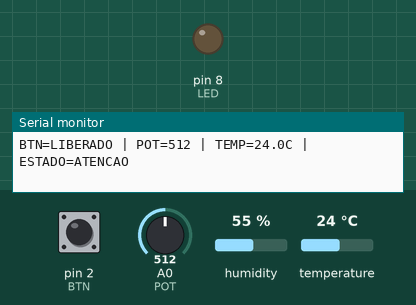
Simulated run of this sketch. Board: Arduino Uno, built with avr-gcc and run on an emulated ATmega328P. On the bench: output pins drawn as LEDs (lit = HIGH), the last lines printed to the serial monitor. The inputs (shaded band) are chosen by the test bench; at power-on: pin 2 (BTN) HIGH, temperature 24 °C, A0 (POT) = 512, humidity 55 %.

Above: at 1.8 s.
1.9 s: pin 2 (BTN) pulled LOW for 1.2 s
At 3.1 s:
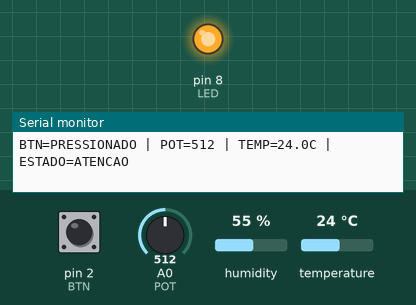
5.5 s: temperature set to 39.1 °C
7.0 s: temperature set to 40.6 °C
10.5 s: pin 2 (BTN) pulled LOW for 1.2 s
At 12.9 s:
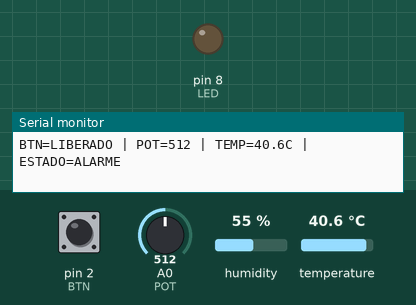
13.2 s: pin 2 (BTN) pulled LOW for 3.2 s
At 15.0 s:
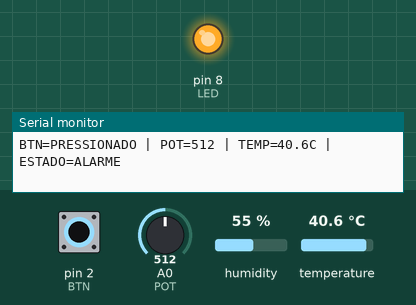
Timing chart, 0 to 18.6 s (numbered marks = the images above; inputs shaded):
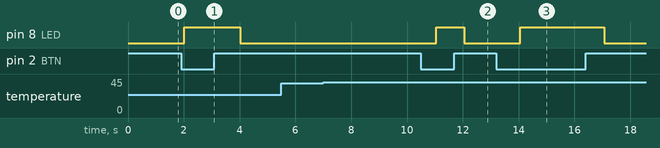

Measured:
- after the input at 1.9 s, pin 8 (LED): LOW → HIGH after 0.11 s, → LOW 2.0 s later
- after the input at 10.5 s, pin 8 (LED): LOW → HIGH after 0.54 s, → LOW 1.0 s later
- after the input at 13.2 s, pin 8 (LED): LOW → HIGH after 0.85 s, → LOW 3.0 s later

The sketch:

sketch.ino
```cpp
#include <DHT.h>

const int BTN = 2;
const int LED = 8;
const int POT = A0;
#define DHTPIN 4
#define DHTTYPE DHT22

DHT dht(DHTPIN, DHTTYPE);

void setup() {
  pinMode(BTN, INPUT_PULLUP);
  pinMode(LED, OUTPUT);
  Serial.begin(9600);
  dht.begin();
}

void loop() {
  bool detectado = digitalRead(BTN) == LOW;
  digitalWrite(LED, detectado ? HIGH : LOW);

  int bruto = analogRead(POT);
  float t = dht.readTemperature();

  Serial.print("BTN=");
  Serial.print(detectado ? "PRESSIONADO" : "LIBERADO");
  Serial.print(" | POT=");
  Serial.print(bruto);
  Serial.print(" | TEMP=");

  if (isnan(t)) {
    Serial.print("INVALIDA | ESTADO=FALHA DE SENSOR");
  } else {
    Serial.print(t, 1);
    Serial.print("C | ESTADO=");

    if (t >= 40.0 || bruto >= 750) {
      Serial.print("ALARME");
    } else if (t >= 30.0 || bruto >= 400) {
      Serial.print("ATENCAO");
    } else {
      Serial.print("NORMAL");
    }
  }
  Serial.println();
  delay(1000);
}
```
